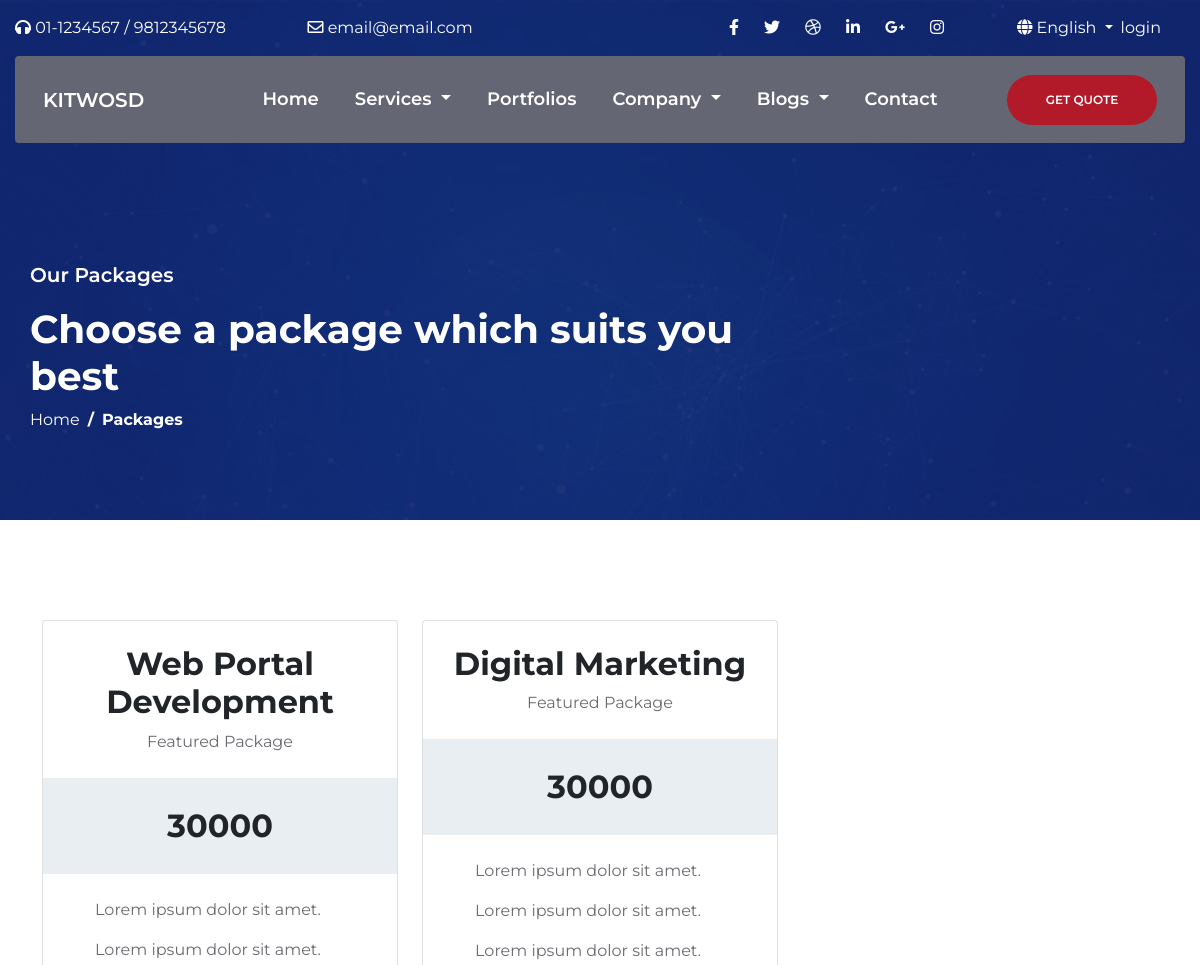
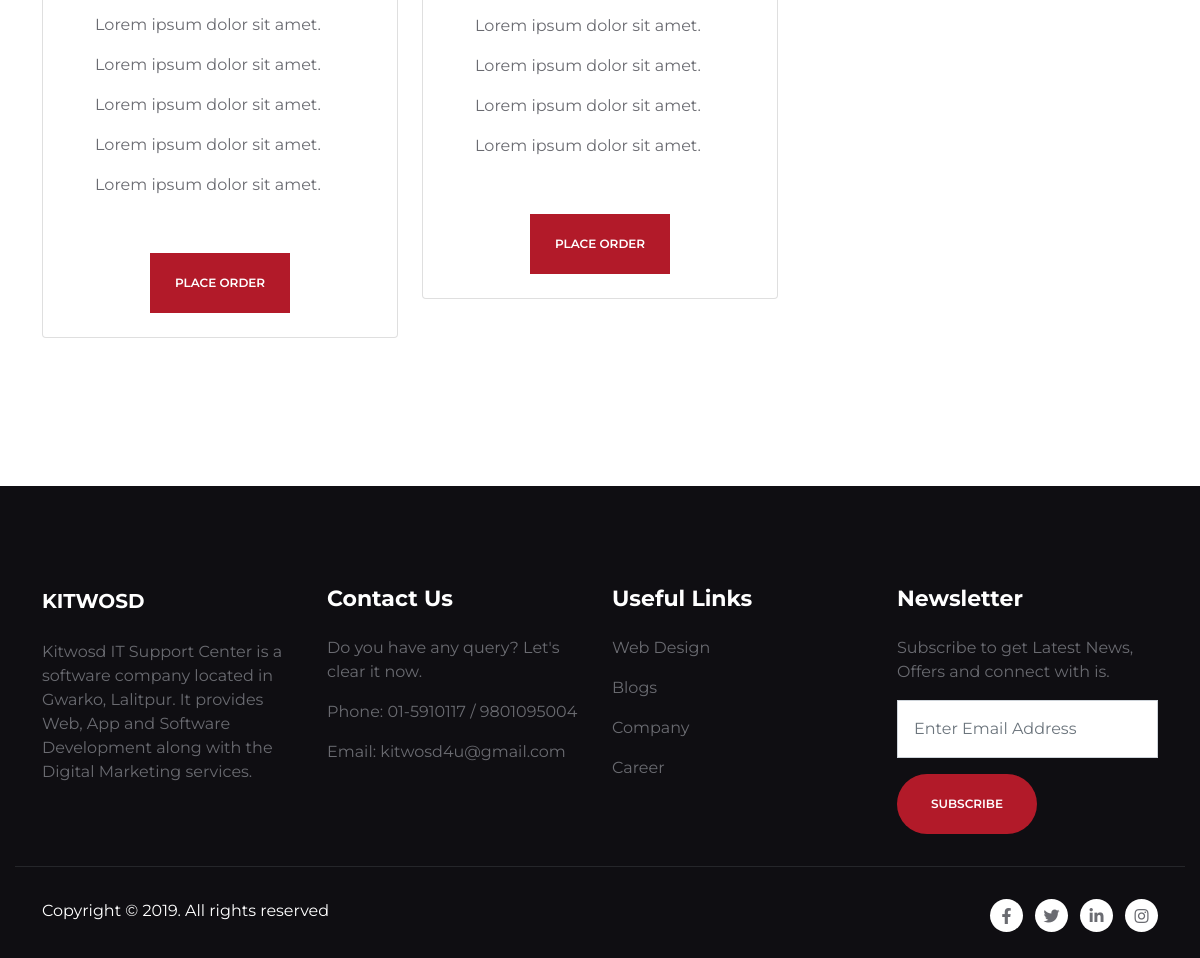
Screenshot of /package/ with the database file from the repository (2 pictures, top to bottom).
### app/models.py (models this page shows, shortened)
class Package(models.Model):
    title = models.CharField(max_length=250)
    price = models.IntegerField()
    Discount = models.IntegerField()

### app/views.py (the view)
# urls.py: path('package/', views.package, name='package'),
def package(request):
    package = Package.objects.all()
    context = {
        'package':package
    }
    return render(request, 'kitwosd/package.html',context)

### app/context_processors.py (called while the page is built)
def menu_links(request):
    links = Category.objects.all()
    return dict(links=links)

### templates/kitwosd/package.html (shortened to what this page needs)
{% extends 'base.html' %}
{% load static %}
{% block content %}
    <section class="hero_2">
        <div class="container">
            <div class="hero-content">
                <p class="custom-fs-20 custom-fw-600 mb-3">Our Packages</p>
                <h1 class="custom-fs-39 custom-fw-700">Choose a package which suits you best</h1>
                <nav aria-label="breadcrumb">
                    <ol class="breadcrumb">
                        <li class="breadcrumb-item"><a href="{% url 'home' %}">Home</a></li>
                        <li class="breadcrumb-item">Packages</li>
                    </ol>
                </nav>
            </div>
        </div>
    </section>
    <section>
        <div class="container">
            <div class="row">
            {% for package in package %}
                <div class="col-lg-4 col-md-6 mb-5">
                    <div class="card  package_card pb-4">
                        <div class="package_heading p-4">
                            <h3 class="custom-fs-32 custom-fw-700">
                                {{package.title}}
                            </h3>
                            <p class="custom-text-light custom-fs-16 mb-0">Featured Package</p>
                        </div>
                        <div class="package_price p-4">
                            {{package.price}}
                        </div>
                        <ul class="ps-0 custom-text-light custom-fs-16 p-4">
                            <li class="mb-3">Lorem ipsum dolor sit amet.</li>
                            <li class="mb-3">Lorem ipsum dolor sit amet.</li>
                            <li class="mb-3">Lorem ipsum dolor sit amet.</li>
                            <li class="mb-3">Lorem ipsum dolor sit amet.</li>
                            <li class="mb-3">Lorem ipsum dolor sit amet.</li>
                            <li class="mb-3">Lorem ipsum dolor sit amet.</li>
                            <li class="mb-3">Lorem ipsum dolor sit amet.</li>
                        </ul>
                        <a href="{% url 'package-order' %}" class="btn-style-1 custom-bg-primary mx-auto">place order</a>
                    </div>
                </div>
            {% endfor %}
            </div>
        </div>
    </section>
{% endblock content%}

### core/static/css/main.css (style rules this page uses)
:root { --custom-font-: 'Montserrat', sans-serif; --custom-primary: #B21A29; --custom-secondary: #656673; --custom-black: #1f2332; --custom-dark: #2c3040; --custom-white: #fff; --custom-gray: #837F88; --custom-light:#6a6b71; --custom-light-gray:#e9eef3; --custom-fs-8: 8px; --custom-fs-9: 9px; --custom-fs-10: 10px; --custom-fs-11: 11px; --custom-fs-12: 12px; --custom-fs-13: 13px; --custom-fs-14: 14px; --custom-fs-15: 15px; --custom-fs-16: 16px; --custom-fs-17: 17px; --custom-fs-18: 18px; --custom-fs-19: 19px; --custom-fs-20: 20px; --custom-fs-21: 21px; --custom-fs-22: 22px; --custom-fs-23: 23px; --custom-fs-24: 24px; --custom-fs-25: 25px; --custom-fs-26: 26px; --custom-fs-27: 27px; --custom-fs-28: 28px; --custom-fs-29: 29px; --custom-fs-30: 30px; --custom-fs-31: 31px; --custom-fs-32: 32px; --custom-fs-33: 33px; --custom-fs-34: 34px; --custom-fs-35: 35px; --custom-fs-36: 36px; --custom-fs-37: 37px; --custom-fs-38: 38px; --custom-fs-39: 39px; --custom-fs-47: 47.78px; --custom-fs-57: 57.33px; --custom-fw-100: 100; --custom-fw-200: 200; --custom-fw-300: 300 !important; --custom-fw-400: 400; --custom-fw-500: 500; --custom-fw-600: 600; --custom-fw-700: 700; --custom-fw-800: 800; --custom-fw-900: 900; --custom-transition: all 300ms ease-in-out; --box-shadow: 0px 1px 24px 8px rgba(20, 20, 20, 0.08); }
.custom-fs-16 { font-size: var(--custom-fs-16); }
.custom-fs-20 { font-size: var(--custom-fs-20); }
.custom-fs-32 { font-size: var(--custom-fs-32); }
.custom-fs-39 { font-size: var(--custom-fs-39); }
.custom-fw-600 { font-weight: var(--custom-fw-600) !important; }
.custom-fw-700 { font-weight: var(--custom-fw-700) !important; }
.custom-text-light { color: var(--custom-light) !important; }
.custom-bg-primary { background-color: var(--custom-primary) !important; }
.btn-style-1 { min-width: 180px; height: 60px; display: -ms-grid; display: grid; place-items: center; }
.btn-style-1 { min-width: 140px; max-width: 180px !important; height: 60px; display: -ms-grid; display: grid; place-items: center; color: var(--custom-white); font-weight: 600; text-transform: uppercase; font-size: var(--custom-fs-12); -webkit-transition: var(--custom-transition); transition: var(--custom-transition); }
.package_card { -webkit-transition: var(--custom-transition); transition: var(--custom-transition); text-align: center; }
.package_card .package_price { background-color: var(--custom-light-gray); -webkit-transition: var(--custom-transition); transition: var(--custom-transition); font-size: var(--custom-fs-32); font-weight: 700; }
body { font-family: var(--custom-font-); }
section { padding: 100px 15px !important; }
ul { list-style: none; }
.hero_2 { height: 65vh; background: url(../img/hero-2-banner.jpg) no-repeat center center; background-size: cover; position: relative; }
.hero_2::after { content: ""; position: absolute; inset: 0; background-color: #13287e; opacity: 0.8; }
.hero_2 .container { position: relative; height: 100%; }
.hero_2 .hero-content { max-width: 800px; top: 50%; left: 0%; position: absolute; z-index: 100 !important; color: var(--custom-white); }
.hero_2 .hero-content .breadcrumb { font-size: var(--custom-fs-16); }
.hero_2 .hero-content .breadcrumb .breadcrumb-item a { color: white; }
.hero_2 .hero-content .breadcrumb .breadcrumb-item::before { color: white; }
.hero_2 .hero-content .breadcrumb .breadcrumb-item:not(:first-child) { font-weight: 700; }

### rows the page displays
Package: title "Web Portal Development", price "30000"
Package: title "Digital Marketing", price "30000"
